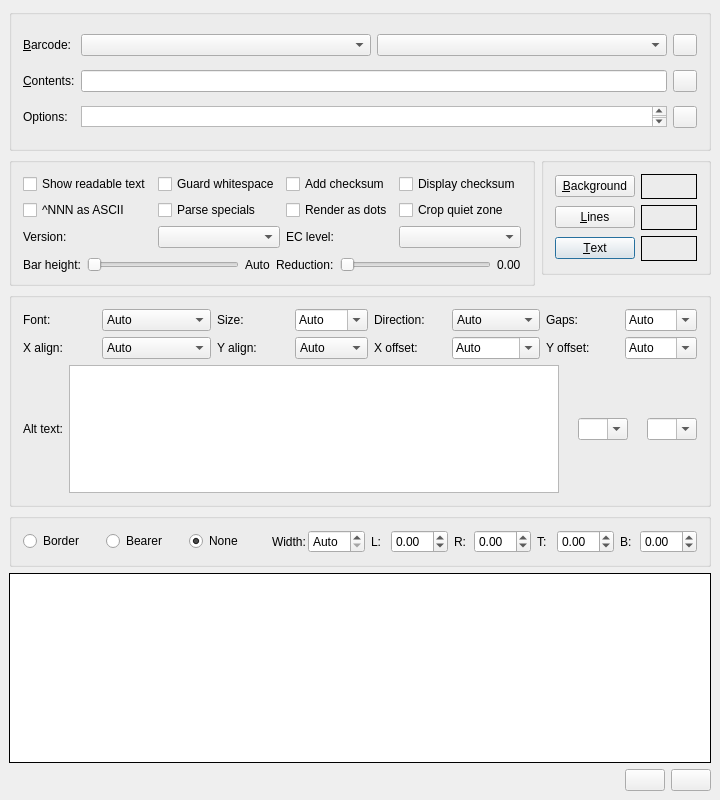
<?xml version="1.0" encoding="UTF-8"?>
<ui version="4.0">
 <author>Petr Vanek &lt;petr@scribus.info&gt;</author>
 <comment>This is base class for Scribus Barcode Generator. Always use designer for this file!</comment>
 <class>BarcodeGeneratorBase</class>
 <widget class="QDialog" name="BarcodeGeneratorBase">
  <property name="geometry">
   <rect>
    <x>0</x>
    <y>0</y>
    <width>720</width>
    <height>800</height>
   </rect>
  </property>
  <property name="minimumSize">
   <size>
    <width>720</width>
    <height>800</height>
   </size>
  </property>
  <property name="maximumSize">
   <size>
    <width>720</width>
    <height>800</height>
   </size>
  </property>
  <property name="windowTitle">
   <string>Insert Barcode</string>
  </property>
  <property name="toolTip">
   <string/>
  </property>
  <layout class="QGridLayout" name="gridLayout">
   <property name="leftMargin">
    <number>9</number>
   </property>
   <property name="topMargin">
    <number>9</number>
   </property>
   <property name="rightMargin">
    <number>9</number>
   </property>
   <property name="bottomMargin">
    <number>9</number>
   </property>
   <item row="4" column="1" colspan="2" alignment="Qt::AlignTop">
    <widget class="QGroupBox" name="colorBox">
     <property name="title">
      <string/>
     </property>
     <layout class="QGridLayout" name="gridLayout_4">
      <item row="2" column="1">
       <widget class="QLabel" name="txtLabel">
        <property name="minimumSize">
         <size>
          <width>25</width>
          <height>25</height>
         </size>
        </property>
        <property name="frameShape">
         <enum>QFrame::Box</enum>
        </property>
        <property name="scaledContents">
         <bool>true</bool>
        </property>
        <property name="wordWrap">
         <bool>false</bool>
        </property>
       </widget>
      </item>
      <item row="1" column="1">
       <widget class="QLabel" name="linesLabel">
        <property name="minimumSize">
         <size>
          <width>25</width>
          <height>25</height>
         </size>
        </property>
        <property name="frameShape">
         <enum>QFrame::Box</enum>
        </property>
        <property name="scaledContents">
         <bool>true</bool>
        </property>
        <property name="wordWrap">
         <bool>false</bool>
        </property>
       </widget>
      </item>
      <item row="2" column="0">
       <widget class="QPushButton" name="txtColorButton">
        <property name="toolTip">
         <string>Color of the text and numbers</string>
        </property>
        <property name="text">
         <string>&amp;Text</string>
        </property>
        <property name="shortcut">
         <string>Alt+T</string>
        </property>
       </widget>
      </item>
      <item row="0" column="1">
       <widget class="QLabel" name="bgLabel">
        <property name="minimumSize">
         <size>
          <width>25</width>
          <height>25</height>
         </size>
        </property>
        <property name="frameShape">
         <enum>QFrame::Box</enum>
        </property>
        <property name="scaledContents">
         <bool>true</bool>
        </property>
        <property name="wordWrap">
         <bool>false</bool>
        </property>
       </widget>
      </item>
      <item row="0" column="0">
       <widget class="QPushButton" name="bgColorButton">
        <property name="toolTip">
         <string>Background color - under the code lines</string>
        </property>
        <property name="text">
         <string>&amp;Background</string>
        </property>
        <property name="shortcut">
         <string>Alt+B</string>
        </property>
       </widget>
      </item>
      <item row="1" column="0">
       <widget class="QPushButton" name="lnColorButton">
        <property name="toolTip">
         <string>Color of the lines in barcode</string>
        </property>
        <property name="text">
         <string>&amp;Lines</string>
        </property>
        <property name="shortcut">
         <string>Alt+L</string>
        </property>
       </widget>
      </item>
     </layout>
    </widget>
   </item>
   <item row="10" column="0" colspan="3">
    <layout class="QHBoxLayout" name="horizontalLayout">
     <item>
      <spacer name="horizontalSpacer">
       <property name="orientation">
        <enum>Qt::Horizontal</enum>
       </property>
       <property name="sizeHint" stdset="0">
        <size>
         <width>40</width>
         <height>20</height>
        </size>
       </property>
      </spacer>
     </item>
     <item>
      <widget class="QPushButton" name="okButton">
       <property name="text">
        <string/>
       </property>
      </widget>
     </item>
     <item>
      <widget class="QPushButton" name="cancelButton">
       <property name="text">
        <string/>
       </property>
      </widget>
     </item>
    </layout>
   </item>
   <item row="4" column="0">
    <widget class="QGroupBox" name="bcodeBox">
     <property name="title">
      <string/>
     </property>
     <layout class="QGridLayout" name="gridLayout_3">
      <item row="0" column="0">
       <widget class="QCheckBox" name="includetextCheck">
        <property name="toolTip">
         <string>If checked, there will be numbers in the barcode too</string>
        </property>
        <property name="text">
         <string>Show readable text</string>
        </property>
        <property name="shortcut">
         <string>Alt+I</string>
        </property>
       </widget>
      </item>
      <item row="0" column="1">
       <widget class="QCheckBox" name="guardwhitespaceCheck">
        <property name="toolTip">
         <string>Draw arrows to be sure of space next the code</string>
        </property>
        <property name="text">
         <string>Guard whitespace</string>
        </property>
        <property name="shortcut">
         <string>Alt+G</string>
        </property>
       </widget>
      </item>
      <item row="0" column="2">
       <widget class="QCheckBox" name="includecheckCheck">
        <property name="toolTip">
         <string>Generate and include a checksum in barcode</string>
        </property>
        <property name="text">
         <string>Add checksum</string>
        </property>
        <property name="shortcut">
         <string>Alt+N</string>
        </property>
       </widget>
      </item>
      <item row="0" column="3">
       <widget class="QCheckBox" name="includecheckintextCheck">
        <property name="toolTip">
         <string>Include the checksum digit in the barcode text</string>
        </property>
        <property name="text">
         <string>Display checksum</string>
        </property>
        <property name="shortcut">
         <string>Alt+U</string>
        </property>
       </widget>
      </item>
      <item row="1" column="0">
       <widget class="QCheckBox" name="parseCheck">
        <property name="text">
         <string>^NNN as ASCII</string>
        </property>
       </widget>
      </item>
      <item row="1" column="1">
       <widget class="QCheckBox" name="parsefncCheck">
        <property name="text">
         <string>Parse specials</string>
        </property>
       </widget>
      </item>
      <item row="1" column="2">
       <widget class="QCheckBox" name="dottyCheck">
        <property name="toolTip">
         <string>Render the barcode as circular dots instead of squares</string>
        </property>
        <property name="text">
         <string>Render as dots</string>
        </property>
       </widget>
      </item>
      <item row="1" column="3">
       <widget class="QCheckBox" name="cropCheck">
        <property name="toolTip">
         <string>Remove the quiet zone from the barcode</string>
        </property>
        <property name="text">
         <string>Crop quiet zone</string>
        </property>
       </widget>
      </item>
      <item row="2" column="0">
       <widget class="QLabel" name="formatLabel">
        <property name="text">
         <string>Version:</string>
        </property>
        <property name="buddy">
         <cstring>formatCombo</cstring>
        </property>
       </widget>
      </item>
      <item row="2" column="1">
       <widget class="QComboBox" name="formatCombo">
        <property name="toolTip">
         <string>Version of the symbol</string>
        </property>
       </widget>
      </item>
      <item row="2" column="2">
       <widget class="QLabel" name="eccLabel">
        <property name="text">
         <string>EC level:</string>
        </property>
        <property name="buddy">
         <cstring>eccCombo</cstring>
        </property>
       </widget>
      </item>
      <item row="2" column="3">
       <widget class="QComboBox" name="eccCombo">
        <property name="toolTip">
         <string>Error correction level</string>
        </property>
       </widget>
      </item>
      <item row="3" column="0" colspan="4">
       <layout class="QHBoxLayout" name="slidersLayout">
        <property name="topMargin">
         <number>3</number>
        </property>
        <item>
         <widget class="QLabel" name="heightLabel">
          <property name="text">
           <string>Bar height:</string>
          </property>
          <property name="buddy">
           <cstring>heightSlider</cstring>
          </property>
         </widget>
        </item>
        <item>
         <widget class="QSlider" name="heightSlider">
          <property name="toolTip">
           <string>Height of the bars (Auto = default)</string>
          </property>
          <property name="minimum">
           <number>0</number>
          </property>
          <property name="maximum">
           <number>300</number>
          </property>
          <property name="value">
           <number>0</number>
          </property>
          <property name="orientation">
           <enum>Qt::Horizontal</enum>
          </property>
         </widget>
        </item>
        <item>
         <widget class="QLabel" name="heightValue">
          <property name="text">
           <string>Auto</string>
          </property>
         </widget>
        </item>
        <item>
         <widget class="QLabel" name="inkspreadLabel">
          <property name="text">
           <string>Reduction:</string>
          </property>
          <property name="buddy">
           <cstring>inkspreadSlider</cstring>
          </property>
         </widget>
        </item>
        <item>
         <widget class="QSlider" name="inkspreadSlider">
          <property name="toolTip">
           <string>Ink spread compensation for print output (0 = none)</string>
          </property>
          <property name="minimum">
           <number>0</number>
          </property>
          <property name="maximum">
           <number>25</number>
          </property>
          <property name="value">
           <number>0</number>
          </property>
          <property name="orientation">
           <enum>Qt::Horizontal</enum>
          </property>
         </widget>
        </item>
        <item>
         <widget class="QLabel" name="inkspreadValue">
          <property name="text">
           <string>0.00</string>
          </property>
         </widget>
        </item>
       </layout>
      </item>
     </layout>
    </widget>
   </item>
   <item row="2" column="0" rowspan="2" colspan="3">
    <widget class="QGroupBox" name="groupBox">
     <property name="minimumSize">
      <size>
       <width>0</width>
       <height>142</height>
      </size>
     </property>
     <property name="title">
      <string/>
     </property>
     <layout class="QGridLayout" name="gridLayout_2">
      <item row="0" column="0">
       <widget class="QLabel" name="bcFamilyLabel">
        <property name="text">
         <string>&amp;Barcode:</string>
        </property>
        <property name="buddy">
         <cstring>bcFamilyCombo</cstring>
        </property>
       </widget>
      </item>
      <item row="0" column="1">
       <layout class="QHBoxLayout" name="bcCombosLayout">
        <item>
         <widget class="QComboBox" name="bcFamilyCombo">
          <property name="sizePolicy">
           <sizepolicy hsizetype="Expanding" vsizetype="Fixed">
            <horstretch>1</horstretch>
            <verstretch>0</verstretch>
           </sizepolicy>
          </property>
         </widget>
        </item>
        <item>
         <widget class="QComboBox" name="bcCombo">
          <property name="sizePolicy">
           <sizepolicy hsizetype="Expanding" vsizetype="Fixed">
            <horstretch>1</horstretch>
            <verstretch>0</verstretch>
           </sizepolicy>
          </property>
          <property name="toolTip">
           <string>Select one of the available barcode types here</string>
          </property>
         </widget>
        </item>
       </layout>
      </item>
      <item row="1" column="0">
       <widget class="QLabel" name="codeLabel">
        <property name="text">
         <string>&amp;Contents:</string>
        </property>
        <property name="wordWrap">
         <bool>false</bool>
        </property>
        <property name="buddy">
         <cstring>codeEdit</cstring>
        </property>
       </widget>
      </item>
      <item row="1" column="1">
       <widget class="QLineEdit" name="codeEdit">
        <property name="sizePolicy">
         <sizepolicy hsizetype="Expanding" vsizetype="Fixed">
          <horstretch>0</horstretch>
          <verstretch>0</verstretch>
         </sizepolicy>
        </property>
        <property name="minimumSize">
         <size>
          <width>0</width>
          <height>21</height>
         </size>
        </property>
        <property name="toolTip">
         <string>The contents encoded in the barcode</string>
        </property>
       </widget>
      </item>
      <item row="0" column="2">
       <widget class="QPushButton" name="resetButton">
        <property name="sizePolicy">
         <sizepolicy hsizetype="Fixed" vsizetype="Fixed">
          <horstretch>0</horstretch>
          <verstretch>0</verstretch>
         </sizepolicy>
        </property>
        <property name="maximumSize">
         <size>
          <width>24</width>
          <height>24</height>
         </size>
        </property>
        <property name="toolTip">
         <string>Reset the barcode samples</string>
        </property>
        <property name="text">
         <string/>
        </property>
       </widget>
      </item>
      <item row="1" column="2">
       <widget class="QPushButton" name="helpSymbologiesButton">
        <property name="sizePolicy">
         <sizepolicy hsizetype="Fixed" vsizetype="Fixed">
          <horstretch>0</horstretch>
          <verstretch>0</verstretch>
         </sizepolicy>
        </property>
        <property name="maximumSize">
         <size>
          <width>24</width>
          <height>24</height>
         </size>
        </property>
        <property name="toolTip">
         <string>Open the Symbologies Reference</string>
        </property>
        <property name="text">
         <string/>
        </property>
       </widget>
      </item>
      <item row="2" column="2">
       <widget class="QPushButton" name="helpOptionsButton">
        <property name="sizePolicy">
         <sizepolicy hsizetype="Fixed" vsizetype="Fixed">
          <horstretch>0</horstretch>
          <verstretch>0</verstretch>
         </sizepolicy>
        </property>
        <property name="maximumSize">
         <size>
          <width>24</width>
          <height>24</height>
         </size>
        </property>
        <property name="toolTip">
         <string>Open the Options Reference</string>
        </property>
        <property name="text">
         <string/>
        </property>
       </widget>
      </item>
      <item row="2" column="0">
       <widget class="QLabel" name="optionsLabel">
        <property name="text">
         <string>Options:</string>
        </property>
        <property name="textInteractionFlags">
         <set>Qt::LinksAccessibleByMouse</set>
        </property>
       </widget>
      </item>
      <item row="2" column="1">
       <widget class="QPlainTextEdit" name="optionsEdit">
        <property name="minimumSize">
         <size>
          <width>0</width>
          <height>21</height>
         </size>
        </property>
        <property name="maximumSize">
         <size>
          <width>16777215</width>
          <height>21</height>
         </size>
        </property>
        <property name="toolTip">
         <string>Advanced options for the barcode</string>
        </property>
        <property name="verticalScrollBarPolicy">
         <enum>Qt::ScrollBarAsNeeded</enum>
        </property>
        <property name="horizontalScrollBarPolicy">
         <enum>Qt::ScrollBarAlwaysOff</enum>
        </property>
       </widget>
      </item>
     </layout>
    </widget>
   </item>
   <item row="6" column="0" colspan="3">
    <widget class="QGroupBox" name="textBox">
     <property name="title">
      <string/>
     </property>
     <layout class="QGridLayout" name="textGridLayout">
      <item row="0" column="0">
       <widget class="QLabel" name="textfontLabel">
        <property name="text">
         <string>Font:</string>
        </property>
        <property name="buddy">
         <cstring>textfontCombo</cstring>
        </property>
       </widget>
      </item>
      <item row="0" column="1">
       <widget class="QComboBox" name="textfontCombo">
        <item>
         <property name="text">
          <string>Auto</string>
         </property>
        </item>
        <item>
         <property name="text">
          <string>OCR-A</string>
         </property>
        </item>
        <item>
         <property name="text">
          <string>OCR-B</string>
         </property>
        </item>
        <item>
         <property name="text">
          <string>Helvetica</string>
         </property>
        </item>
        <item>
         <property name="text">
          <string>Helvetica-Bold</string>
         </property>
        </item>
        <item>
         <property name="text">
          <string>Courier</string>
         </property>
        </item>
        <item>
         <property name="text">
          <string>Courier-Bold</string>
         </property>
        </item>
       </widget>
      </item>
      <item row="0" column="2">
       <widget class="QLabel" name="textsizeLabel">
        <property name="text">
         <string>Size:</string>
        </property>
        <property name="buddy">
         <cstring>textsizeCombo</cstring>
        </property>
       </widget>
      </item>
      <item row="0" column="3">
       <widget class="QComboBox" name="textsizeCombo">
        <property name="editable">
         <bool>true</bool>
        </property>
        <item>
         <property name="text">
          <string>Auto</string>
         </property>
        </item>
       </widget>
      </item>
      <item row="0" column="4">
       <widget class="QLabel" name="textdirectionLabel">
        <property name="text">
         <string>Direction:</string>
        </property>
        <property name="buddy">
         <cstring>textdirectionCombo</cstring>
        </property>
       </widget>
      </item>
      <item row="0" column="5">
       <widget class="QComboBox" name="textdirectionCombo">
        <item>
         <property name="text">
          <string>Auto</string>
         </property>
        </item>
        <item>
         <property name="text">
          <string>Forward</string>
         </property>
        </item>
        <item>
         <property name="text">
          <string>Backward</string>
         </property>
        </item>
        <item>
         <property name="text">
          <string>Upward</string>
         </property>
        </item>
        <item>
         <property name="text">
          <string>Downward</string>
         </property>
        </item>
       </widget>
      </item>
      <item row="0" column="6">
       <widget class="QLabel" name="textgapsLabel">
        <property name="text">
         <string>Gaps:</string>
        </property>
        <property name="buddy">
         <cstring>textgapsCombo</cstring>
        </property>
       </widget>
      </item>
      <item row="0" column="7">
       <widget class="QComboBox" name="textgapsCombo">
        <property name="editable">
         <bool>true</bool>
        </property>
        <item>
         <property name="text">
          <string>Auto</string>
         </property>
        </item>
       </widget>
      </item>
      <item row="1" column="0">
       <widget class="QLabel" name="textxalignLabel">
        <property name="text">
         <string>X align:</string>
        </property>
        <property name="buddy">
         <cstring>textxalignCombo</cstring>
        </property>
       </widget>
      </item>
      <item row="1" column="1">
       <widget class="QComboBox" name="textxalignCombo">
        <item>
         <property name="text">
          <string>Auto</string>
         </property>
        </item>
        <item>
         <property name="text">
          <string>Off Left</string>
         </property>
        </item>
        <item>
         <property name="text">
          <string>Left</string>
         </property>
        </item>
        <item>
         <property name="text">
          <string>Center</string>
         </property>
        </item>
        <item>
         <property name="text">
          <string>Right</string>
         </property>
        </item>
        <item>
         <property name="text">
          <string>Off Right</string>
         </property>
        </item>
        <item>
         <property name="text">
          <string>Justify</string>
         </property>
        </item>
       </widget>
      </item>
      <item row="1" column="2">
       <widget class="QLabel" name="textyalignLabel">
        <property name="text">
         <string>Y align:</string>
        </property>
        <property name="buddy">
         <cstring>textyalignCombo</cstring>
        </property>
       </widget>
      </item>
      <item row="1" column="3">
       <widget class="QComboBox" name="textyalignCombo">
        <item>
         <property name="text">
          <string>Auto</string>
         </property>
        </item>
        <item>
         <property name="text">
          <string>Above</string>
         </property>
        </item>
        <item>
         <property name="text">
          <string>Top</string>
         </property>
        </item>
        <item>
         <property name="text">
          <string>Center</string>
         </property>
        </item>
        <item>
         <property name="text">
          <string>Bottom</string>
         </property>
        </item>
        <item>
         <property name="text">
          <string>Below</string>
         </property>
        </item>
        <item>
         <property name="text">
          <string>Justify</string>
         </property>
        </item>
       </widget>
      </item>
      <item row="1" column="4">
       <widget class="QLabel" name="textxoffsetLabel">
        <property name="text">
         <string>X offset:</string>
        </property>
        <property name="buddy">
         <cstring>textxoffsetCombo</cstring>
        </property>
       </widget>
      </item>
      <item row="1" column="5">
       <widget class="QComboBox" name="textxoffsetCombo">
        <property name="editable">
         <bool>true</bool>
        </property>
        <item>
         <property name="text">
          <string>Auto</string>
         </property>
        </item>
       </widget>
      </item>
      <item row="1" column="6">
       <widget class="QLabel" name="textyoffsetLabel">
        <property name="text">
         <string>Y offset:</string>
        </property>
        <property name="buddy">
         <cstring>textyoffsetCombo</cstring>
        </property>
       </widget>
      </item>
      <item row="1" column="7">
       <widget class="QComboBox" name="textyoffsetCombo">
        <property name="editable">
         <bool>true</bool>
        </property>
        <item>
         <property name="text">
          <string>Auto</string>
         </property>
        </item>
       </widget>
      </item>
      <item row="2" column="0" colspan="8">
       <layout class="QHBoxLayout" name="alttextRowLayout">
        <item>
         <widget class="QLabel" name="alttextLabel">
          <property name="text">
           <string>Alt text:</string>
          </property>
          <property name="buddy">
           <cstring>alttextEdit</cstring>
          </property>
         </widget>
        </item>
        <item>
         <widget class="QPlainTextEdit" name="alttextEdit">
          <property name="sizePolicy">
           <sizepolicy hsizetype="Expanding" vsizetype="Fixed">
            <horstretch>1</horstretch>
            <verstretch>0</verstretch>
           </sizepolicy>
          </property>
          <property name="toolTip">
           <string>Replacement human-readable text</string>
          </property>
          <property name="lineWrapMode">
           <enum>QPlainTextEdit::WidgetWidth</enum>
          </property>
          <property name="wordWrapMode">
           <enum>QTextOption::WrapAnywhere</enum>
          </property>
          <property name="verticalScrollBarPolicy">
           <enum>Qt::ScrollBarAsNeeded</enum>
          </property>
          <property name="horizontalScrollBarPolicy">
           <enum>Qt::ScrollBarAlwaysOff</enum>
          </property>
         </widget>
        </item>
        <item>
         <widget class="QLabel" name="alttextsubspaceLabel">
          <property name="text">
           <string>&lt;SP&gt;</string>
          </property>
          <property name="buddy">
           <cstring>alttextsubspaceCombo</cstring>
          </property>
         </widget>
        </item>
        <item>
         <widget class="QComboBox" name="alttextsubspaceCombo">
          <property name="editable">
           <bool>true</bool>
          </property>
          <property name="sizePolicy">
           <sizepolicy hsizetype="Fixed" vsizetype="Fixed">
            <horstretch>0</horstretch>
            <verstretch>0</verstretch>
           </sizepolicy>
          </property>
          <property name="minimumSize">
           <size>
            <width>50</width>
            <height>0</height>
           </size>
          </property>
          <property name="maximumSize">
           <size>
            <width>50</width>
            <height>16777215</height>
           </size>
          </property>
          <property name="toolTip">
           <string>Character to substitute for spaces in the human-readable text</string>
          </property>
          <item>
           <property name="text">
            <string/>
           </property>
          </item>
          <item>
           <property name="text">
            <string>~</string>
           </property>
          </item>
          <item>
           <property name="text">
            <string>+</string>
           </property>
          </item>
         </widget>
        </item>
        <item>
         <widget class="QLabel" name="alttextsplitLabel">
          <property name="text">
           <string>&lt;CR&gt;</string>
          </property>
          <property name="buddy">
           <cstring>alttextsplitCombo</cstring>
          </property>
         </widget>
        </item>
        <item>
         <widget class="QComboBox" name="alttextsplitCombo">
          <property name="editable">
           <bool>true</bool>
          </property>
          <property name="sizePolicy">
           <sizepolicy hsizetype="Fixed" vsizetype="Fixed">
            <horstretch>0</horstretch>
            <verstretch>0</verstretch>
           </sizepolicy>
          </property>
          <property name="minimumSize">
           <size>
            <width>50</width>
            <height>0</height>
           </size>
          </property>
          <property name="maximumSize">
           <size>
            <width>50</width>
            <height>16777215</height>
           </size>
          </property>
          <property name="toolTip">
           <string>Character at which to split the human-readable text into multiple lines</string>
          </property>
          <item>
           <property name="text">
            <string/>
           </property>
          </item>
          <item>
           <property name="text">
            <string>|</string>
           </property>
          </item>
          <item>
           <property name="text">
            <string>/</string>
           </property>
          </item>
         </widget>
        </item>
       </layout>
      </item>
     </layout>
    </widget>
   </item>
   <item row="7" column="0" colspan="3">
    <widget class="QGroupBox" name="borderBox">
     <property name="title">
      <string/>
     </property>
     <layout class="QHBoxLayout" name="borderLayout">
      <item>
       <widget class="QRadioButton" name="borderBorderRadio">
        <property name="text">
         <string>Border</string>
        </property>
       </widget>
      </item>
      <item>
       <widget class="QRadioButton" name="borderBearerRadio">
        <property name="text">
         <string>Bearer</string>
        </property>
       </widget>
      </item>
      <item>
       <widget class="QRadioButton" name="borderNoneRadio">
        <property name="text">
         <string>None</string>
        </property>
        <property name="checked">
         <bool>true</bool>
        </property>
       </widget>
      </item>
      <item>
       <layout class="QHBoxLayout" name="borderWidthPair">
        <property name="spacing">
         <number>2</number>
        </property>
        <item>
         <widget class="QLabel" name="borderwidthLabel">
          <property name="text">
           <string>Width:</string>
          </property>
          <property name="buddy">
           <cstring>borderwidthSpin</cstring>
          </property>
         </widget>
        </item>
        <item>
         <widget class="QDoubleSpinBox" name="borderwidthSpin">
          <property name="specialValueText">
           <string>Auto</string>
          </property>
          <property name="decimals">
           <number>2</number>
          </property>
          <property name="minimum">
           <double>0.000000000000000</double>
          </property>
          <property name="maximum">
           <double>10.000000000000000</double>
          </property>
          <property name="singleStep">
           <double>0.500000000000000</double>
          </property>
         </widget>
        </item>
       </layout>
      </item>
      <item>
       <layout class="QHBoxLayout" name="borderLPair">
        <property name="spacing">
         <number>2</number>
        </property>
        <item>
         <widget class="QLabel" name="borderleftLabel">
          <property name="text">
           <string>L:</string>
          </property>
          <property name="buddy">
           <cstring>borderleftSpin</cstring>
          </property>
         </widget>
        </item>
        <item>
         <widget class="QDoubleSpinBox" name="borderleftSpin">
          <property name="specialValueText">
           <string>Auto</string>
          </property>
          <property name="decimals">
           <number>2</number>
          </property>
          <property name="minimum">
           <double>-0.500000000000000</double>
          </property>
          <property name="maximum">
           <double>10.000000000000000</double>
          </property>
          <property name="singleStep">
           <double>0.500000000000000</double>
          </property>
         </widget>
        </item>
       </layout>
      </item>
      <item>
       <layout class="QHBoxLayout" name="borderRPair">
        <property name="spacing">
         <number>2</number>
        </property>
        <item>
         <widget class="QLabel" name="borderrightLabel">
          <property name="text">
           <string>R:</string>
          </property>
          <property name="buddy">
           <cstring>borderrightSpin</cstring>
          </property>
         </widget>
        </item>
        <item>
         <widget class="QDoubleSpinBox" name="borderrightSpin">
          <property name="specialValueText">
           <string>Auto</string>
          </property>
          <property name="decimals">
           <number>2</number>
          </property>
          <property name="minimum">
           <double>-0.500000000000000</double>
          </property>
          <property name="maximum">
           <double>10.000000000000000</double>
          </property>
          <property name="singleStep">
           <double>0.500000000000000</double>
          </property>
         </widget>
        </item>
       </layout>
      </item>
      <item>
       <layout class="QHBoxLayout" name="borderTPair">
        <property name="spacing">
         <number>2</number>
        </property>
        <item>
         <widget class="QLabel" name="bordertopLabel">
          <property name="text">
           <string>T:</string>
          </property>
          <property name="buddy">
           <cstring>bordertopSpin</cstring>
          </property>
         </widget>
        </item>
        <item>
         <widget class="QDoubleSpinBox" name="bordertopSpin">
          <property name="specialValueText">
           <string>Auto</string>
          </property>
          <property name="decimals">
           <number>2</number>
          </property>
          <property name="minimum">
           <double>-0.500000000000000</double>
          </property>
          <property name="maximum">
           <double>10.000000000000000</double>
          </property>
          <property name="singleStep">
           <double>0.500000000000000</double>
          </property>
         </widget>
        </item>
       </layout>
      </item>
      <item>
       <layout class="QHBoxLayout" name="borderBPair">
        <property name="spacing">
         <number>2</number>
        </property>
        <item>
         <widget class="QLabel" name="borderbottomLabel">
          <property name="text">
           <string>B:</string>
          </property>
          <property name="buddy">
           <cstring>borderbottomSpin</cstring>
          </property>
         </widget>
        </item>
        <item>
         <widget class="QDoubleSpinBox" name="borderbottomSpin">
          <property name="specialValueText">
           <string>Auto</string>
          </property>
          <property name="decimals">
           <number>2</number>
          </property>
          <property name="minimum">
           <double>-0.500000000000000</double>
          </property>
          <property name="maximum">
           <double>10.000000000000000</double>
          </property>
          <property name="singleStep">
           <double>0.500000000000000</double>
          </property>
         </widget>
        </item>
       </layout>
      </item>
     </layout>
    </widget>
   </item>
   <item row="8" column="0" colspan="3">
    <widget class="QLabel" name="sampleLabel">
     <property name="sizePolicy">
      <sizepolicy hsizetype="Preferred" vsizetype="Expanding">
       <horstretch>0</horstretch>
       <verstretch>1</verstretch>
      </sizepolicy>
     </property>
     <property name="minimumSize">
      <size>
       <width>450</width>
       <height>190</height>
      </size>
     </property>
     <property name="styleSheet">
      <string notr="true">background-color : #FFF</string>
     </property>
     <property name="frameShape">
      <enum>QFrame::Box</enum>
     </property>
     <property name="alignment">
      <set>Qt::AlignCenter</set>
     </property>
     <property name="wordWrap">
      <bool>true</bool>
     </property>
    </widget>
   </item>
  </layout>
 </widget>
 <layoutdefault spacing="6" margin="11"/>
 <tabstops>
  <tabstop>bgColorButton</tabstop>
  <tabstop>lnColorButton</tabstop>
  <tabstop>txtColorButton</tabstop>
  <tabstop>okButton</tabstop>
  <tabstop>cancelButton</tabstop>
 </tabstops>
 <resources/>
 <connections/>
</ui>
